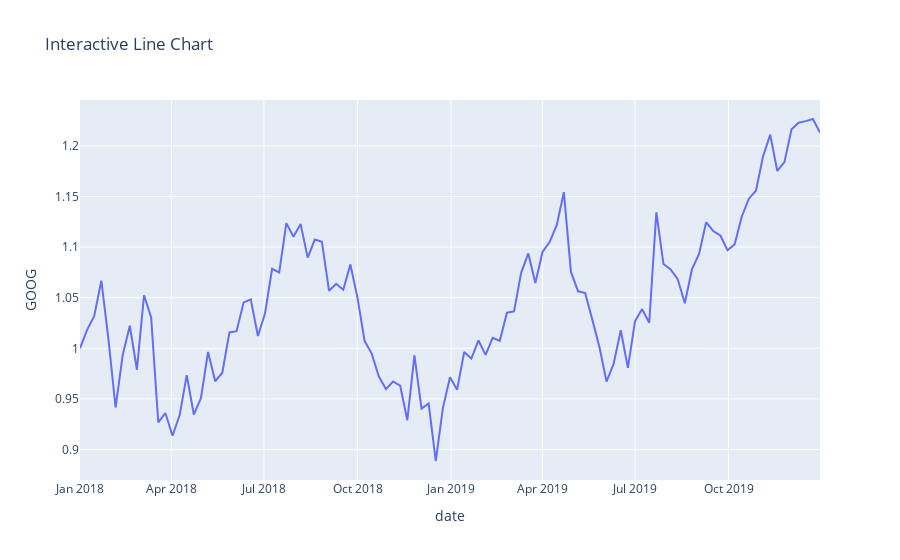

Here is the notebook cell this chart was saved with:
### Code cell
df = px.data.stocks()
fig = px.line(df, x='date', y='GOOG', title='Interactive Line Chart')
fig.show()
